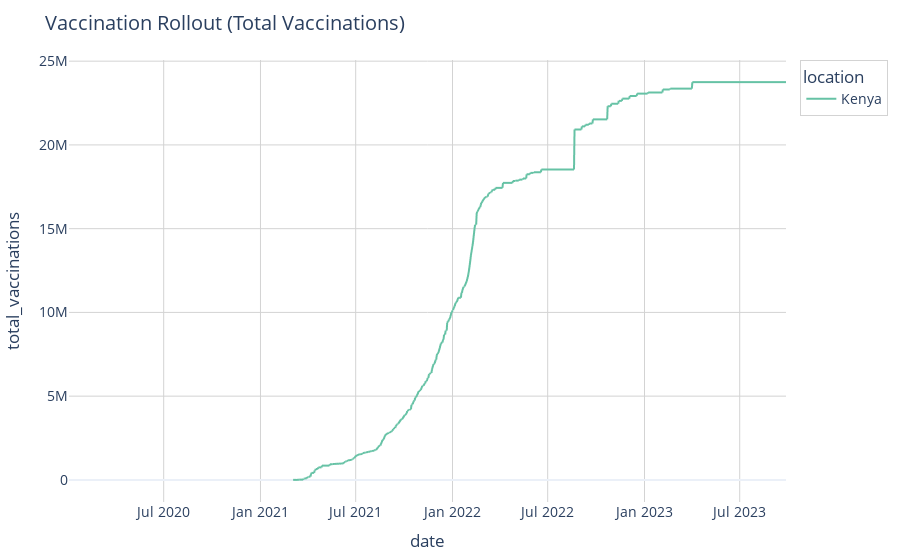
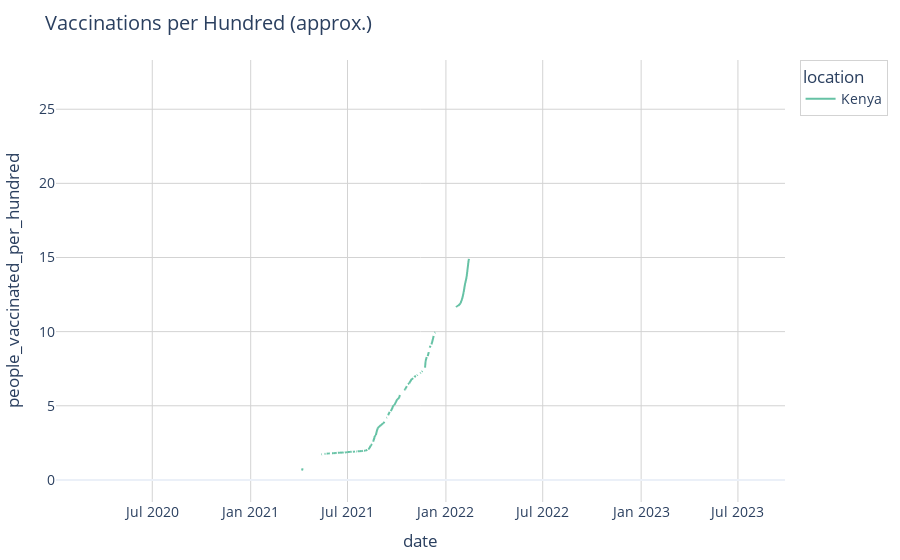

Source (notebook cell) for these figures, in order:
### Markdown cell above
## Vaccination rollout

We compare cumulative vaccinations and, when available, vaccinations per hundred people.
This adds context beyond absolute counts.

### Code cell
# Prefer provided per-hundred column; else use estimate we computed if present
per_hundred_col = None
if "people_vaccinated_per_hundred" in df_sel.columns:
    per_hundred_col = "people_vaccinated_per_hundred"
elif "vaccinations_per_hundred_est" in df_sel.columns:
    per_hundred_col = "vaccinations_per_hundred_est"

if "total_vaccinations" in df_sel.columns:
    fig_rollout = plot_ts(df_sel, "total_vaccinations", "Vaccination Rollout (Total Vaccinations)")
    fig_rollout.show()

if per_hundred_col:
    fig_percap = plot_ts(df_sel, per_hundred_col, "Vaccinations per Hundred (approx.)")
    fig_percap.show()

### Figure 1 — Plotly figure (JSON) as saved in the notebook; plotly's stock layout.template omitted (floating-point values rounded to 4 significant figures; data arrays with more than 128 entries replaced by an {"elided": "..."} marker saying what was removed)
{"data": [{"hovertemplate": "location=Kenya<br>date=%{x}<br>total_vaccinations=%{y}<extra></extra>", "legendgroup": "Kenya", "line": {"color": "rgb(102,194,165)", "dash": "solid"}, "marker": {"symbol": "circle"}, "mode": "lines", "name": "Kenya", "showlegend": true, "type": "scattergl", "x": {"elided": "1364 str values"}, "xaxis": "x", "y": {"elided": "1364 float values"}, "yaxis": "y"}], "layout": {"font": {"size": 14}, "legend": {"bordercolor": "LightGray", "borderwidth": 1, "title": {"text": "location"}, "tracegroupgap": 0}, "margin": {"b": 40, "l": 40, "r": 20, "t": 60}, "title": {"text": "Vaccination Rollout (Total Vaccinations)"}, "xaxis": {"anchor": "y", "domain": [0, 1], "gridcolor": "LightGray", "title": {"text": "date"}}, "yaxis": {"anchor": "x", "domain": [0, 1], "gridcolor": "LightGray", "title": {"text": "total_vaccinations"}}}}

### Figure 2 — Plotly figure (JSON) as saved in the notebook; plotly's stock layout.template omitted (floating-point values rounded to 4 significant figures; data arrays with more than 128 entries replaced by an {"elided": "..."} marker saying what was removed)
{"data": [{"hovertemplate": "location=Kenya<br>date=%{x}<br>people_vaccinated_per_hundred=%{y}<extra></extra>", "legendgroup": "Kenya", "line": {"color": "rgb(102,194,165)", "dash": "solid"}, "marker": {"symbol": "circle"}, "mode": "lines", "name": "Kenya", "showlegend": true, "type": "scattergl", "x": {"elided": "1364 str values"}, "xaxis": "x", "y": {"elided": "1364 float values"}, "yaxis": "y"}], "layout": {"font": {"size": 14}, "legend": {"bordercolor": "LightGray", "borderwidth": 1, "title": {"text": "location"}, "tracegroupgap": 0}, "margin": {"b": 40, "l": 40, "r": 20, "t": 60}, "title": {"text": "Vaccinations per Hundred (approx.)"}, "xaxis": {"anchor": "y", "domain": [0, 1], "gridcolor": "LightGray", "title": {"text": "date"}}, "yaxis": {"anchor": "x", "domain": [0, 1], "gridcolor": "LightGray", "title": {"text": "people_vaccinated_per_hundred"}}}}
